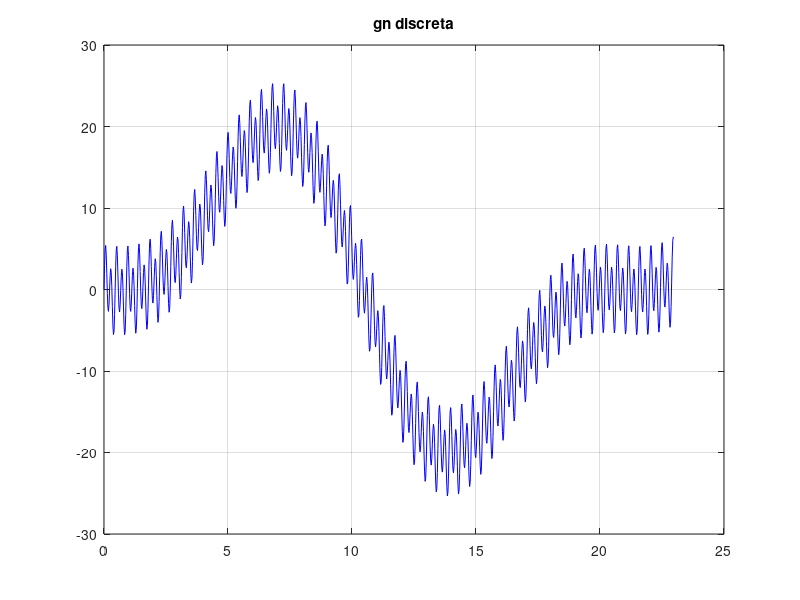
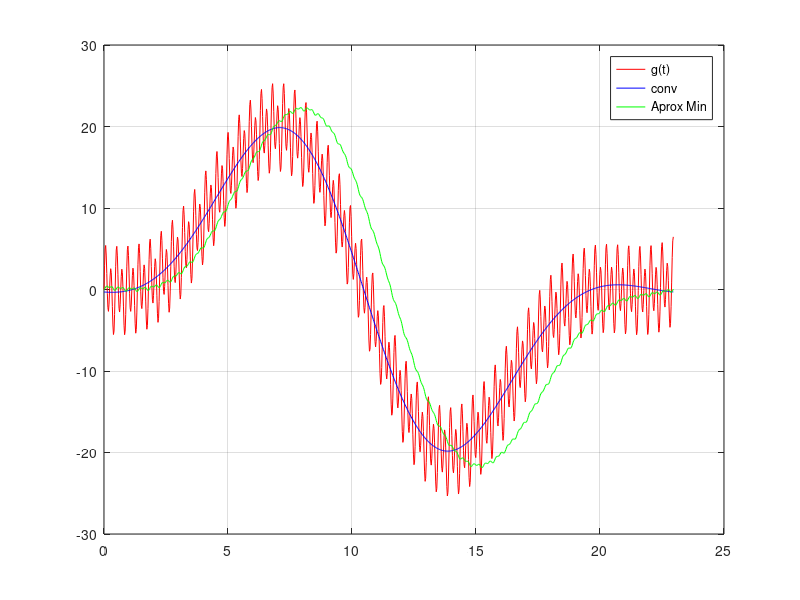

MATLAB code for these plots, in order:



function tresk9dos
    clc,clear

    gn=load('parcial_2_3k9_2023.txt','-ascii');
    N= length(gn)
    Dt=0.02244
    w0=2*pi/N
    Tp=N*Dt
    Dw=w0/Dt

    %% FUNCIÓN DISCRETA

    for k=1:N
        tn(k)=Dt*(k-1);
    endfor

    figure(1)
    plot(tn,gn,'b')
    grid on;
    title('gn discreta');

    tg_max=0;
    g_max=0;
    for k=1:N/2
        gn_abs = abs(gn(k));
        if (gn_abs>g_max)
            tg_max=tn(k);
            g_max=gn_abs;
        endif
    endfor
    tg_max
    g_max

    %% TRANSFORMADA DE FOURIER

    G_tdf=fft(gn,N);
    for k=1:N
        G_mod(k)=abs(G_tdf(k));
    endfor
    G_tdf_max = max(G_mod)

    for k=1:10
        if G_mod(k) > (0.1*G_tdf_max)
            kc=k;
            G_tdf_kc=G_mod(k);
        endif
    endfor
    G_tdf_kc
    kc
    %EJERCICIO 3
    m=3;
    dim = 2*m+1;
    phi = zeros(N,dim);
    %%Frecuencias para cada Kw
    kw0(1) = 0;
    kw(1) = 0;
    %Calculo la matriz phi
    phi(:, 1) = 1;
    for k=1:m
    kw0(k + 1) = k * w0;
    kw(k + 1) = k * Dw;
    for j=1:N
    phi(j,2*k)=cos(k*w0*(j-1));
    phi(j,2*k+1)=sin(k*w0*(j-1));
    endfor
    endfor
    %Calculo los coeficientes alfa y b
    D = diag(diag(phi' * phi));
    b = phi' * gn;
    # vector a
    a=zeros(dim,1);
    for k = 1:(2 * m) + 1
    a(k, 1) = b(k) / D(k, k);
    end
    Pa=phi*a;
    tPa_max=0;
    Pa_max=0;
    for i=1:(N/2)
    if(Pa(i)>Pa_max)
    Pa_max = Pa(i);
    tPa_max = tn(i);
    endif
    endfor
    tPa_max
    Pa_max
    figure(3)
    plot(tn,Pa,'b')
    title('Aproximación con Pa')
    grid on
    title('figura 3')
    %EJERCICIO 4
    A1=1;
    p=kc*Dw;
    for k=1:N
    h(k)=A1*exp(-p*tn(k));
    endfor
    yc=Dt*conv(h,gn);
    yc_max=0;
    tyc_max=0;
    for k=1:N/2
    if (yc(k)>yc_max)
    yc_max=yc(k);
    tyc_max=tn(k);
    endif
    endfor
    yc_max
    tyc_max
    %Ejercicio 5
    figure(3)
    plot(tn,gn,'-r',tn,Pa,'b',tn,yc(1:N),'g')
    grid on;
    legend('g(t)','conv','Aprox Min')
endfunction
